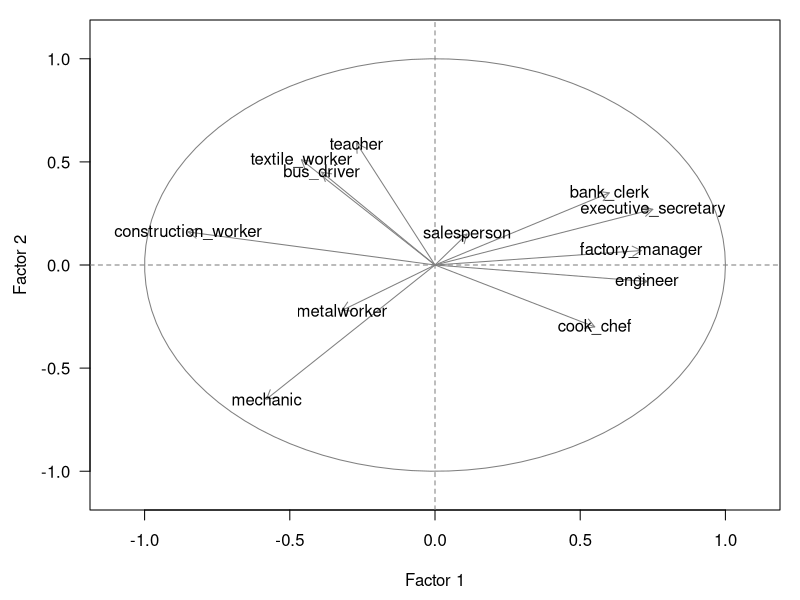

Recreate this plot in R.
# PCA of dataset cities94.csv
# This is one of the PCAs discussed in chapter 3 
# performed on the table of ranks
# Results for sections 3.4 "Analysis of a table of ranks"

# packages
library(FactoMineR)
library(ggplot2)
library(plotrix)


# working directory is the top-level directory
cities <- read.csv('data/cities94.csv', stringsAsFactors = FALSE)

# names of active variables
active <- c(
  "teacher", "bus_driver", "mechanic", "construction_worker",
  "metalworker", "cook_chef", "factory_manager", "engineer",
  "bank_clerk", "executive_secretary", "salesperson", "textile_worker")

# removing missing values
dat2 <- na.omit(
  cities[ ,c('city', 'net_hourly_salary', 'work_hours_year', active)]
)

# mean salary as product of 'net_hourly_salary' x 'work_hours_year'
mean_salary <- dat2[ ,2] * dat2[ ,3]

var2_labels <- c(
  'tea2', 'bus2', 'mec2', 'con2', 'met2', 'coo2', 'dep2',
  'eng2', 'ban2', 'exe2', 'sal2', 'tex2'
)

# transformed data
dat_trans <- sweep(dat2[ ,active], 1, mean_salary, FUN = "/")
colnames(dat_trans) <- paste(active, '2', sep='')


# ===================================================================
# table 3.6: Spearman correlations of all variables
# ===================================================================
# Table of Ranks (Spearman)
dat_rank <- cor(dat_trans, method = "spearman")
cor_rank <- round(dat_rank, 2)
table_3_6 <- cor_rank

table_3_6[upper.tri(table_3_6, diag = FALSE)] <- NA
rownames(table_3_6) <- var2_labels
colnames(table_3_6) <- var2_labels
table_3_6

save(table_3_6, file = 'data/table-3-6.RData')


# ===================================================================
# PCA of table of ranks
# ===================================================================

# table 3.7: eigenvalues of PCA on ranks table
evd <- eigen(dat_rank)

table_3_7 <- data.frame(
  num = 1:length(evd$values),
  eigenvalue = round(evd$values, 4),
  percentage = round(100 * evd$values / sum(evd$values), 2),
  cumulative = round(100 * cumsum(evd$values / sum(evd$values)), 2)
)
rownames(table_3_7) = 1:nrow(table_3_7)

save(table_3_7, file = 'data/table-3-7.RData')


# table 3.8: results for active variables
table_3_8 <- round(
  cbind(
  evd$vectors[,1:3] %*% diag(sqrt(evd$values[1:3])),
  evd$vectors[,1:3] %*% diag(sqrt(evd$values[1:3]))),
  digits = 2
)
colnames(table_3_8) <- paste0(rep(c("coord", "cor"), each = 3), 1:3)
rownames(table_3_8) <- paste0(active, '2')

save(table_3_8, file = 'data/table-3-8.RData')


# ===================================================================
# PCA plot
# ===================================================================

# function to create a circle
circle <- function(center = c(0, 0), npoints = 100) {
  r = 1
  tt = seq(0, 2 * pi, length = npoints)
  xx = center[1] + r * cos(tt)
  yy = center[1] + r * sin(tt)
  return(data.frame(x = xx, y = yy))
}

corcir <- circle(c(0, 0), npoints = 100)

# PCA plot
png("images/figure-3-2.png", width = 800, height = 800, res = 150)
op = par(mar = c(4.5, 4.5, 1, 1))
plot(table_3_8[ ,1:2], xlim = c(-1.1,1.1), ylim = c(-1.1, 1.1), las = 1,
     xlab = "Factor 1", ylab = "Factor 2", type = "n")
lines(corcir[,1], corcir[,2], col = "gray50")
abline(h = 0, v = 0, col = "gray50", lty = 2)
arrows(x0 = rep(0, nrow(table_3_8)), x1 = table_3_8[ ,1],
       y0 = rep(0, nrow(table_3_8)), y1 = table_3_8[ ,2],
       length = 0.1, col = "gray50")
text(table_3_8[ ,1], table_3_8[ ,2], labels = active, xpd = TRUE)
par(op)
dev.off()
